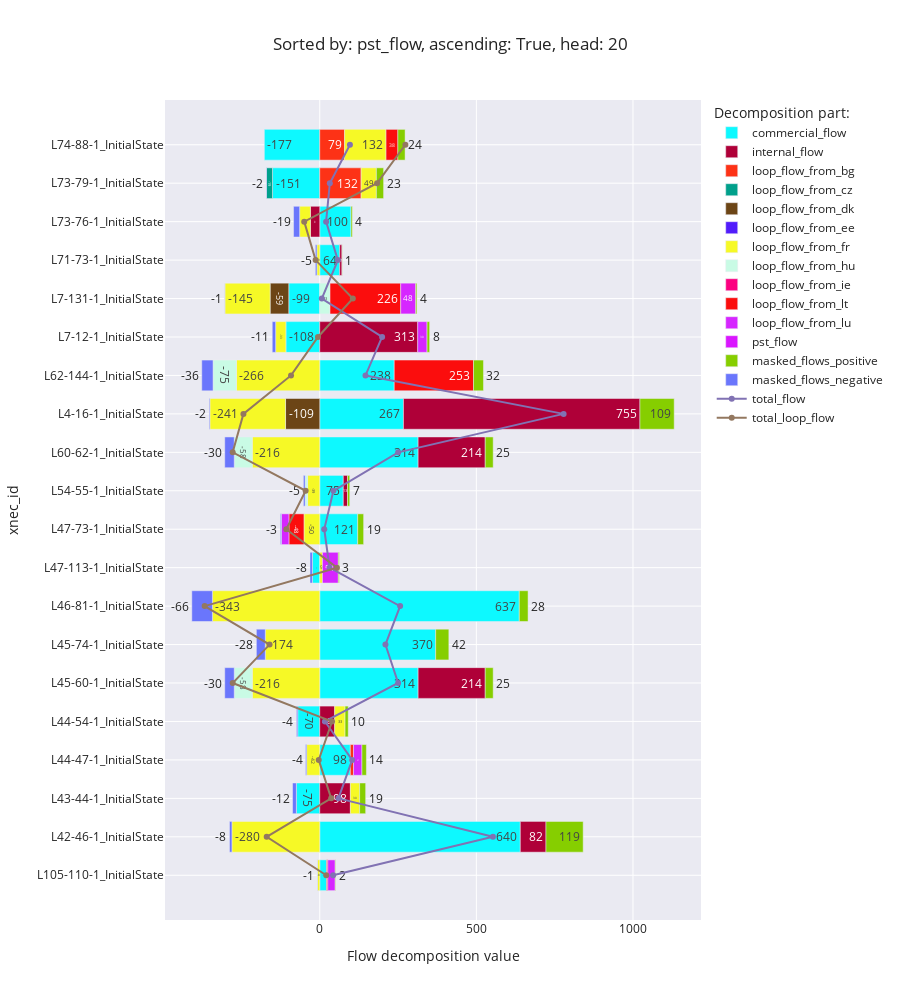

Source (notebook cell):
### Code cell
flow_decomposition_bar_chart('pst_flow', ascending=True)

### Figure 1 — Plotly figure (JSON) as saved in the notebook; plotly's stock layout.template omitted (floating-point values rounded to 4 significant figures)
{"data": [{"alignmentgroup": "True", "hovertemplate": "Decomposition part:=commercial_flow<br>Flow decomposition value=%{x}<br>xnec_id=%{y}<extra></extra>", "legendgroup": "commercial_flow", "marker": {"color": "#0DF9FF", "pattern": {"shape": ""}}, "name": "commercial_flow", "offsetgroup": "commercial_flow", "orientation": "h", "showlegend": true, "textposition": "auto", "texttemplate": "%{x:.0f}", "type": "bar", "x": [21.89, 640.3, -74.62, 97.58, -70.31, 314.1, 370.0, 637.0, -23.52, 121.1, 75.08, 314.1, 267.2, 237.7, -108.1, -99.02, 63.59, 99.66, -150.9, -177.0], "xaxis": "x", "y": ["L105-110-1_InitialState", "L42-46-1_InitialState", "L43-44-1_InitialState", "L44-47-1_InitialState", "L44-54-1_InitialState", "L45-60-1_InitialState", "L45-74-1_InitialState", "L46-81-1_InitialState", "L47-113-1_InitialState", "L47-73-1_InitialState", "L54-55-1_InitialState", "L60-62-1_InitialState", "L4-16-1_InitialState", "L62-144-1_InitialState", "L7-12-1_InitialState", "L7-131-1_InitialState", "L71-73-1_InitialState", "L73-76-1_InitialState", "L73-79-1_InitialState", "L74-88-1_InitialState"], "yaxis": "y"}, {"alignmentgroup": "True", "hovertemplate": "Decomposition part:=internal_flow<br>Flow decomposition value=%{x}<br>xnec_id=%{y}<extra></extra>", "legendgroup": "internal_flow", "marker": {"color": "#AF0038", "pattern": {"shape": ""}}, "name": "internal_flow", "offsetgroup": "internal_flow", "orientation": "h", "showlegend": true, "textposition": "auto", "texttemplate": "%{x:.0f}", "type": "bar", "x": [null, 81.98, 97.8, null, 47.66, 214.3, null, null, null, null, 13.49, 214.3, 755.0, null, 312.8, null, 7.435, -29.8, null, null], "xaxis": "x", "y": ["L105-110-1_InitialState", "L42-46-1_InitialState", "L43-44-1_InitialState", "L44-47-1_InitialState", "L44-54-1_InitialState", "L45-60-1_InitialState", "L45-74-1_InitialState", "L46-81-1_InitialState", "L47-113-1_InitialState", "L47-73-1_InitialState", "L54-55-1_InitialState", "L60-62-1_InitialState", "L4-16-1_InitialState", "L62-144-1_InitialState", "L7-12-1_InitialState", "L7-131-1_InitialState", "L71-73-1_InitialState", "L73-76-1_InitialState", "L73-79-1_InitialState", "L74-88-1_InitialState"], "yaxis": "y"}, {"alignmentgroup": "True", "hovertemplate": "Decomposition part:=loop_flow_from_bg<br>Flow decomposition value=%{x}<br>xnec_id=%{y}<extra></extra>", "legendgroup": "loop_flow_from_bg", "marker": {"color": "#FD3216", "pattern": {"shape": ""}}, "name": "loop_flow_from_bg", "offsetgroup": "loop_flow_from_bg", "orientation": "h", "showlegend": true, "textposition": "auto", "texttemplate": "%{x:.0f}", "type": "bar", "x": [null, null, null, 10.31, null, null, null, null, null, null, null, null, null, null, null, null, null, null, 132.1, 79.31], "xaxis": "x", "y": ["L105-110-1_InitialState", "L42-46-1_InitialState", "L43-44-1_InitialState", "L44-47-1_InitialState", "L44-54-1_InitialState", "L45-60-1_InitialState", "L45-74-1_InitialState", "L46-81-1_InitialState", "L47-113-1_InitialState", "L47-73-1_InitialState", "L54-55-1_InitialState", "L60-62-1_InitialState", "L4-16-1_InitialState", "L62-144-1_InitialState", "L7-12-1_InitialState", "L7-131-1_InitialState", "L71-73-1_InitialState", "L73-76-1_InitialState", "L73-79-1_InitialState", "L74-88-1_InitialState"], "yaxis": "y"}, {"alignmentgroup": "True", "hovertemplate": "Decomposition part:=loop_flow_from_cz<br>Flow decomposition value=%{x}<br>xnec_id=%{y}<extra></extra>", "legendgroup": "loop_flow_from_cz", "marker": {"color": "#00A08B", "pattern": {"shape": ""}}, "name": "loop_flow_from_cz", "offsetgroup": "loop_flow_from_cz", "orientation": "h", "showlegend": true, "textposition": "auto", "texttemplate": "%{x:.0f}", "type": "bar", "x": [null, null, null, null, null, null, null, null, null, null, null, null, null, null, null, null, null, null, -19.18, null], "xaxis": "x", "y": ["L105-110-1_InitialState", "L42-46-1_InitialState", "L43-44-1_InitialState", "L44-47-1_InitialState", "L44-54-1_InitialState", "L45-60-1_InitialState", "L45-74-1_InitialState", "L46-81-1_InitialState", "L47-113-1_InitialState", "L47-73-1_InitialState", "L54-55-1_InitialState", "L60-62-1_InitialState", "L4-16-1_InitialState", "L62-144-1_InitialState", "L7-12-1_InitialState", "L7-131-1_InitialState", "L71-73-1_InitialState", "L73-76-1_InitialState", "L73-79-1_InitialState", "L74-88-1_InitialState"], "yaxis": "y"}, {"alignmentgroup": "True", "hovertemplate": "Decomposition part:=loop_flow_from_dk<br>Flow decomposition value=%{x}<br>xnec_id=%{y}<extra></extra>", "legendgroup": "loop_flow_from_dk", "marker": {"color": "#6C4516", "pattern": {"shape": ""}}, "name": "loop_flow_from_dk", "offsetgroup": "loop_flow_from_dk", "orientation": "h", "showlegend": true, "textposition": "auto", "texttemplate": "%{x:.0f}", "type": "bar", "x": [null, null, null, null, null, null, null, null, null, null, null, null, -109.3, null, null, -59.49, null, null, null, null], "xaxis": "x", "y": ["L105-110-1_InitialState", "L42-46-1_InitialState", "L43-44-1_InitialState", "L44-47-1_InitialState", "L44-54-1_InitialState", "L45-60-1_InitialState", "L45-74-1_InitialState", "L46-81-1_InitialState", "L47-113-1_InitialState", "L47-73-1_InitialState", "L54-55-1_InitialState", "L60-62-1_InitialState", "L4-16-1_InitialState", "L62-144-1_InitialState", "L7-12-1_InitialState", "L7-131-1_InitialState", "L71-73-1_InitialState", "L73-76-1_InitialState", "L73-79-1_InitialState", "L74-88-1_InitialState"], "yaxis": "y"}, {"alignmentgroup": "True", "hovertemplate": "Decomposition part:=loop_flow_from_ee<br>Flow decomposition value=%{x}<br>xnec_id=%{y}<extra></extra>", "legendgroup": "loop_flow_from_ee", "marker": {"color": "#511CFB", "pattern": {"shape": ""}}, "name": "loop_flow_from_ee", "offsetgroup": "loop_flow_from_ee", "orientation": "h", "showlegend": true, "textposition": "auto", "texttemplate": "%{x:.0f}", "type": "bar", "x": [null, null, null, null, null, null, null, null, null, null, null, null, null, null, null, null, null, null, null, null], "xaxis": "x", "y": ["L105-110-1_InitialState", "L42-46-1_InitialState", "L43-44-1_InitialState", "L44-47-1_InitialState", "L44-54-1_InitialState", "L45-60-1_InitialState", "L45-74-1_InitialState", "L46-81-1_InitialState", "L47-113-1_InitialState", "L47-73-1_InitialState", "L54-55-1_InitialState", "L60-62-1_InitialState", "L4-16-1_InitialState", "L62-144-1_InitialState", "L7-12-1_InitialState", "L7-131-1_InitialState", "L71-73-1_InitialState", "L73-76-1_InitialState", "L73-79-1_InitialState", "L74-88-1_InitialState"], "yaxis": "y"}, {"alignmentgroup": "True", "hovertemplate": "Decomposition part:=loop_flow_from_fr<br>Flow decomposition value=%{x}<br>xnec_id=%{y}<extra></extra>", "legendgroup": "loop_flow_from_fr", "marker": {"color": "#F6F926", "pattern": {"shape": ""}}, "name": "loop_flow_from_fr", "offsetgroup": "loop_flow_from_fr", "orientation": "h", "showlegend": true, "textposition": "auto", "texttemplate": "%{x:.0f}", "type": "bar", "x": [-7.566, -280.4, 29.55, -41.87, 33.07, -215.5, -174.0, -342.7, 8.565, -50.43, -38.87, -215.5, -241.5, -266.1, -32.77, -144.5, -9.032, -34.41, 48.65, 132.3], "xaxis": "x", "y": ["L105-110-1_InitialState", "L42-46-1_InitialState", "L43-44-1_InitialState", "L44-47-1_InitialState", "L44-54-1_InitialState", "L45-60-1_InitialState", "L45-74-1_InitialState", "L46-81-1_InitialState", "L47-113-1_InitialState", "L47-73-1_InitialState", "L54-55-1_InitialState", "L60-62-1_InitialState", "L4-16-1_InitialState", "L62-144-1_InitialState", "L7-12-1_InitialState", "L7-131-1_InitialState", "L71-73-1_InitialState", "L73-76-1_InitialState", "L73-79-1_InitialState", "L74-88-1_InitialState"], "yaxis": "y"}, {"alignmentgroup": "True", "hovertemplate": "Decomposition part:=loop_flow_from_hu<br>Flow decomposition value=%{x}<br>xnec_id=%{y}<extra></extra>", "legendgroup": "loop_flow_from_hu", "marker": {"color": "#C9FBE5", "pattern": {"shape": ""}}, "name": "loop_flow_from_hu", "offsetgroup": "loop_flow_from_hu", "orientation": "h", "showlegend": true, "textposition": "auto", "texttemplate": "%{x:.0f}", "type": "bar", "x": [null, null, null, null, null, -57.59, null, null, null, null, -7.867, -57.59, null, -74.54, null, 32.8, null, null, null, null], "xaxis": "x", "y": ["L105-110-1_InitialState", "L42-46-1_InitialState", "L43-44-1_InitialState", "L44-47-1_InitialState", "L44-54-1_InitialState", "L45-60-1_InitialState", "L45-74-1_InitialState", "L46-81-1_InitialState", "L47-113-1_InitialState", "L47-73-1_InitialState", "L54-55-1_InitialState", "L60-62-1_InitialState", "L4-16-1_InitialState", "L62-144-1_InitialState", "L7-12-1_InitialState", "L7-131-1_InitialState", "L71-73-1_InitialState", "L73-76-1_InitialState", "L73-79-1_InitialState", "L74-88-1_InitialState"], "yaxis": "y"}, {"alignmentgroup": "True", "hovertemplate": "Decomposition part:=loop_flow_from_ie<br>Flow decomposition value=%{x}<br>xnec_id=%{y}<extra></extra>", "legendgroup": "loop_flow_from_ie", "marker": {"color": "#FC0080", "pattern": {"shape": ""}}, "name": "loop_flow_from_ie", "offsetgroup": "loop_flow_from_ie", "orientation": "h", "showlegend": true, "textposition": "auto", "texttemplate": "%{x:.0f}", "type": "bar", "x": [null, null, null, null, null, null, null, null, null, null, null, null, null, null, null, null, null, null, null, null], "xaxis": "x", "y": ["L105-110-1_InitialState", "L42-46-1_InitialState", "L43-44-1_InitialState", "L44-47-1_InitialState", "L44-54-1_InitialState", "L45-60-1_InitialState", "L45-74-1_InitialState", "L46-81-1_InitialState", "L47-113-1_InitialState", "L47-73-1_InitialState", "L54-55-1_InitialState", "L60-62-1_InitialState", "L4-16-1_InitialState", "L62-144-1_InitialState", "L7-12-1_InitialState", "L7-131-1_InitialState", "L71-73-1_InitialState", "L73-76-1_InitialState", "L73-79-1_InitialState", "L74-88-1_InitialState"], "yaxis": "y"}, {"alignmentgroup": "True", "hovertemplate": "Decomposition part:=loop_flow_from_lt<br>Flow decomposition value=%{x}<br>xnec_id=%{y}<extra></extra>", "legendgroup": "loop_flow_from_lt", "marker": {"color": "#FB0D0D", "pattern": {"shape": ""}}, "name": "loop_flow_from_lt", "offsetgroup": "loop_flow_from_lt", "orientation": "h", "showlegend": true, "textposition": "auto", "texttemplate": "%{x:.0f}", "type": "bar", "x": [3.716, null, null, null, null, null, null, null, null, -48.0, null, null, null, 253.1, null, 225.6, null, null, null, 37.76], "xaxis": "x", "y": ["L105-110-1_InitialState", "L42-46-1_InitialState", "L43-44-1_InitialState", "L44-47-1_InitialState", "L44-54-1_InitialState", "L45-60-1_InitialState", "L45-74-1_InitialState", "L46-81-1_InitialState", "L47-113-1_InitialState", "L47-73-1_InitialState", "L54-55-1_InitialState", "L60-62-1_InitialState", "L4-16-1_InitialState", "L62-144-1_InitialState", "L7-12-1_InitialState", "L7-131-1_InitialState", "L71-73-1_InitialState", "L73-76-1_InitialState", "L73-79-1_InitialState", "L74-88-1_InitialState"], "yaxis": "y"}, {"alignmentgroup": "True", "hovertemplate": "Decomposition part:=loop_flow_from_lu<br>Flow decomposition value=%{x}<br>xnec_id=%{y}<extra></extra>", "legendgroup": "loop_flow_from_lu", "marker": {"color": "#D626FF", "pattern": {"shape": ""}}, "name": "loop_flow_from_lu", "offsetgroup": "loop_flow_from_lu", "orientation": "h", "showlegend": true, "textposition": "auto", "texttemplate": "%{x:.0f}", "type": "bar", "x": [23.75, null, null, 26.8, null, null, null, null, 50.79, -23.99, null, null, null, null, 29.79, 47.93, null, null, null, null], "xaxis": "x", "y": ["L105-110-1_InitialState", "L42-46-1_InitialState", "L43-44-1_InitialState", "L44-47-1_InitialState", "L44-54-1_InitialState", "L45-60-1_InitialState", "L45-74-1_InitialState", "L46-81-1_InitialState", "L47-113-1_InitialState", "L47-73-1_InitialState", "L54-55-1_InitialState", "L60-62-1_InitialState", "L4-16-1_InitialState", "L62-144-1_InitialState", "L7-12-1_InitialState", "L7-131-1_InitialState", "L71-73-1_InitialState", "L73-76-1_InitialState", "L73-79-1_InitialState", "L74-88-1_InitialState"], "yaxis": "y"}, {"alignmentgroup": "True", "hovertemplate": "Decomposition part:=pst_flow<br>Flow decomposition value=%{x}<br>xnec_id=%{y}<extra></extra>", "legendgroup": "pst_flow", "marker": {"color": "#DA16FF", "pattern": {"shape": ""}}, "name": "pst_flow", "offsetgroup": "pst_flow", "orientation": "h", "showlegend": true, "textposition": "auto", "texttemplate": "%{x:.0f}", "type": "bar", "x": [null, null, null, null, null, null, null, null, null, null, null, null, null, null, null, null, null, null, null, null], "xaxis": "x", "y": ["L105-110-1_InitialState", "L42-46-1_InitialState", "L43-44-1_InitialState", "L44-47-1_InitialState", "L44-54-1_InitialState", "L45-60-1_InitialState", "L45-74-1_InitialState", "L46-81-1_InitialState", "L47-113-1_InitialState", "L47-73-1_InitialState", "L54-55-1_InitialState", "L60-62-1_InitialState", "L4-16-1_InitialState", "L62-144-1_InitialState", "L7-12-1_InitialState", "L7-131-1_InitialState", "L71-73-1_InitialState", "L73-76-1_InitialState", "L73-79-1_InitialState", "L74-88-1_InitialState"], "yaxis": "y"}, {"alignmentgroup": "True", "hovertemplate": "Decomposition part:=masked_flows_positive<br>Flow decomposition value=%{x}<br>xnec_id=%{y}<extra></extra>", "legendgroup": "masked_flows_positive", "marker": {"color": "#86CE00", "pattern": {"shape": ""}}, "name": "masked_flows_positive", "offsetgroup": "masked_flows_positive", "orientation": "h", "showlegend": true, "textposition": "auto", "texttemplate": "%{x:.0f}", "type": "bar", "x": [1.56, 118.8, 19.19, 14.28, 10.21, 25.4, 42.12, 28.03, 3.031, 19.01, 7.151, 25.4, 109.4, 31.88, 8.182, 3.827, 0.7694, 4.265, 23.04, 23.92], "xaxis": "x", "y": ["L105-110-1_InitialState", "L42-46-1_InitialState", "L43-44-1_InitialState", "L44-47-1_InitialState", "L44-54-1_InitialState", "L45-60-1_InitialState", "L45-74-1_InitialState", "L46-81-1_InitialState", "L47-113-1_InitialState", "L47-73-1_InitialState", "L54-55-1_InitialState", "L60-62-1_InitialState", "L4-16-1_InitialState", "L62-144-1_InitialState", "L7-12-1_InitialState", "L7-131-1_InitialState", "L71-73-1_InitialState", "L73-76-1_InitialState", "L73-79-1_InitialState", "L74-88-1_InitialState"], "yaxis": "y"}, {"alignmentgroup": "True", "hovertemplate": "Decomposition part:=masked_flows_negative<br>Flow decomposition value=%{x}<br>xnec_id=%{y}<extra></extra>", "legendgroup": "masked_flows_negative", "marker": {"color": "#6A76FC", "pattern": {"shape": ""}}, "name": "masked_flows_negative", "offsetgroup": "masked_flows_negative", "orientation": "h", "showlegend": true, "textposition": "auto", "texttemplate": "%{x:.0f}", "type": "bar", "x": [-0.7146, -7.795, -12.29, -3.584, -4.13, -30.3, -28.46, -65.82, -7.656, -3.385, -5.485, -30.3, -2.393, -36.04, -10.89, -0.586, -5.011, -19.48, -1.583, 0], "xaxis": "x", "y": ["L105-110-1_InitialState", "L42-46-1_InitialState", "L43-44-1_InitialState", "L44-47-1_InitialState", "L44-54-1_InitialState", "L45-60-1_InitialState", "L45-74-1_InitialState", "L46-81-1_InitialState", "L47-113-1_InitialState", "L47-73-1_InitialState", "L54-55-1_InitialState", "L60-62-1_InitialState", "L4-16-1_InitialState", "L62-144-1_InitialState", "L7-12-1_InitialState", "L7-131-1_InitialState", "L71-73-1_InitialState", "L73-76-1_InitialState", "L73-79-1_InitialState", "L74-88-1_InitialState"], "yaxis": "y"}, {"mode": "lines+markers", "name": "total_flow", "type": "scatter", "x": [42.63, 552.8, 59.63, 103.5, 16.49, 250.3, 209.7, 256.5, 31.22, 14.3, 43.5, 250.3, 778.5, 146.0, 199.0, 6.569, 57.75, 20.23, 32.16, 96.31], "y": ["L105-110-1_InitialState", "L42-46-1_InitialState", "L43-44-1_InitialState", "L44-47-1_InitialState", "L44-54-1_InitialState", "L45-60-1_InitialState", "L45-74-1_InitialState", "L46-81-1_InitialState", "L47-113-1_InitialState", "L47-73-1_InitialState", "L54-55-1_InitialState", "L60-62-1_InitialState", "L4-16-1_InitialState", "L62-144-1_InitialState", "L7-12-1_InitialState", "L7-131-1_InitialState", "L71-73-1_InitialState", "L73-76-1_InitialState", "L73-79-1_InitialState", "L74-88-1_InitialState"]}, {"mode": "lines+markers", "name": "total_loop_flow", "type": "scatter", "x": [20.75, -169.4, 36.45, -3.294, 39.15, -278.0, -160.3, -367.5, 54.73, -106.8, -45.07, -278.0, -243.8, -91.73, -5.695, 105.6, -13.27, -49.63, 183.0, 273.3], "y": ["L105-110-1_InitialState", "L42-46-1_InitialState", "L43-44-1_InitialState", "L44-47-1_InitialState", "L44-54-1_InitialState", "L45-60-1_InitialState", "L45-74-1_InitialState", "L46-81-1_InitialState", "L47-113-1_InitialState", "L47-73-1_InitialState", "L54-55-1_InitialState", "L60-62-1_InitialState", "L4-16-1_InitialState", "L62-144-1_InitialState", "L7-12-1_InitialState", "L7-131-1_InitialState", "L71-73-1_InitialState", "L73-76-1_InitialState", "L73-79-1_InitialState", "L74-88-1_InitialState"]}], "layout": {"barmode": "relative", "height": 1000, "legend": {"title": {"text": "Decomposition part:"}, "tracegroupgap": 0}, "title": {"text": "Sorted by: pst_flow, ascending: True, head: 20"}, "xaxis": {"anchor": "y", "domain": [0, 1], "title": {"text": "Flow decomposition value"}}, "yaxis": {"anchor": "x", "domain": [0, 1], "title": {"text": "xnec_id"}}}}
